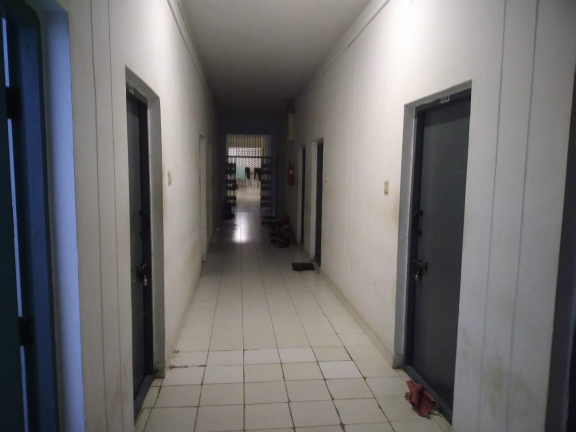
#> input picture monodepth2/assets/indoor_2.jpg, 1152 x 864 px, given as the content of the folder ../assets/imgs, which was not available (shown at 1/2 size)
$ python extract_superpixels.py --data_dir ../assets --output_dir out
#> lines starting #> are read from the running program, lines starting #| are printed output that depends on the picture; pictures that were not available may be replaced by others from this repository, and a replacement may not be noted
import os
import numpy as np
import cv2
from skimage.segmentation import slic, felzenszwalb


from concurrent.futures import ProcessPoolExecutor
import tqdm
from functools import partial


import argparse

parser = argparse.ArgumentParser()

parser.add_argument('--num_workers', type=int,
                    help='number of cpu workers',
                    default=6)
parser.add_argument('--data_dir', type=str,
                    help='path to scannet data',
                    required=True)
parser.add_argument('--output_dir', type=str,
                    help='where to store extracted segment',
                    required=True)
args = parser.parse_args()

output_dir = args.output_dir

if not os.path.exists(output_dir):
    os.makedirs(output_dir)


def image2seg(folder, filename, algo='felzenszwalb'):
    image = cv2.imread(os.path.join(tgt_dir, folder, filename))
    image = cv2.resize(image, (640, 480))

    if algo == 'felzenszwalb':
        segment = felzenszwalb(image, scale=100, sigma=0.5, min_size=50).astype(np.int16)
    elif algo == 'slic':
        segment = slic(image, n_segments=500, sigma=0.5, compactness=1).astype(np.int16)
    else:
        raise NotImplementedError("Segmentation algorithm not implemented.")

    os.makedirs(os.path.join(output_dir, folder), exist_ok=True)

    filename_wo_extn = os.path.splitext(os.path.basename(filename))[0]

    np.savez(os.path.join(output_dir, folder, "seg_{}.npz".format(filename_wo_extn)), segment_0=segment)
    return


executor = ProcessPoolExecutor(max_workers=args.num_workers)
futures = []

tgt_dir = os.path.join(args.data_dir, 'imgs')
all_files = [(folder, filename) for folder in os.listdir(tgt_dir) for filename in
             os.listdir(os.path.join(tgt_dir, folder))]

for folder, filename in all_files:
    task = partial(image2seg, folder, filename)
    futures.append(executor.submit(task))
#> this loop made 1 pass
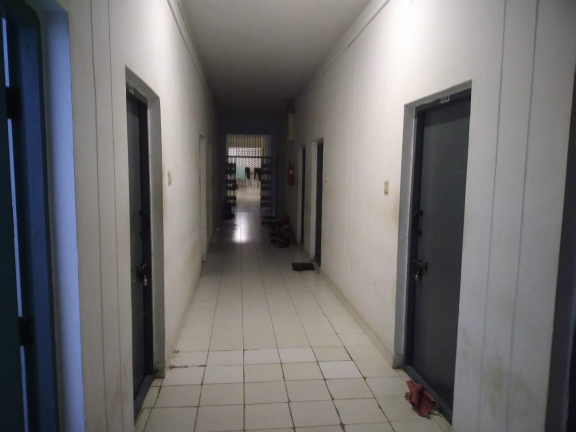
#> input picture monodepth2/assets/indoor_2.jpg, 1152 x 864 px, given as the content of the folder ../assets/imgs, which was not available (shown at 1/2 size)
#> pass 1, in image2seg, `image = cv2.resize(image, (640, 480))`:
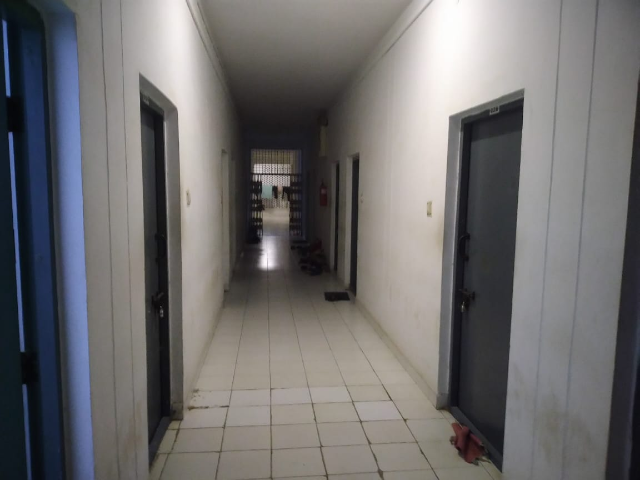
#> image: shape (480, 640, 3); mean B, G, R 110.3, 109.9, 111.6
#> pass 1, in image2seg, `segment = felzenszwalb(image, scale=100, sigma=0.5, min_size=50).astyp..`:
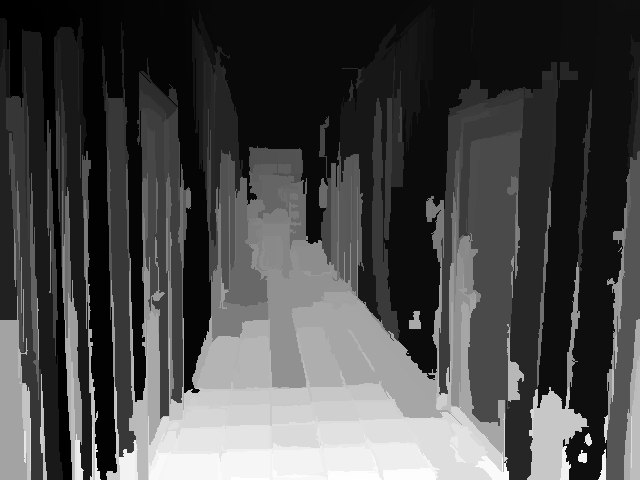
#> segment: shape (480, 640) int16; min 0, max 439, mean 126.7; drawn with min black and max white

results = []
[results.append(future.result()) for future in tqdm.tqdm(futures)]

$ run again, on monodepth2/assets/indoor_3.jpg
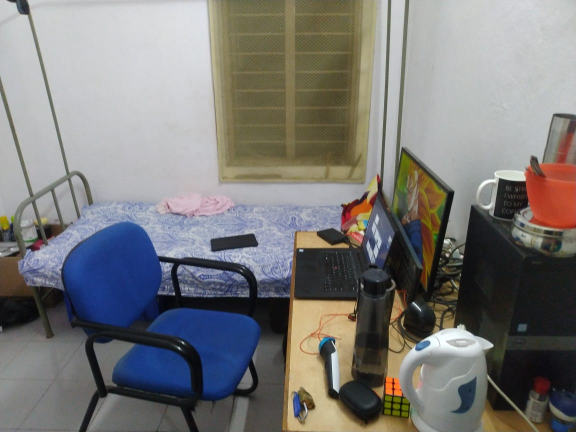
#> input picture monodepth2/assets/indoor_3.jpg, 1152 x 864 px, given as the content of the folder ../assets/imgs, which was not available (shown at 1/2 size)
#> the loop `for folder, filename in all_files:` made 1 pass
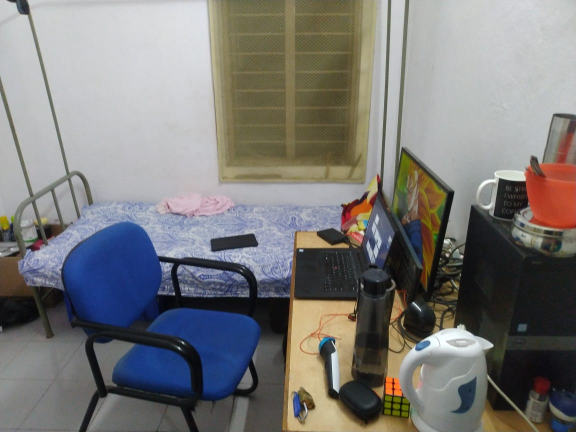
#> input picture monodepth2/assets/indoor_3.jpg, 1152 x 864 px, given as the content of the folder ../assets/imgs, which was not available (shown at 1/2 size)
#> pass 1, in image2seg, `image = cv2.resize(image, (640, 480))`:
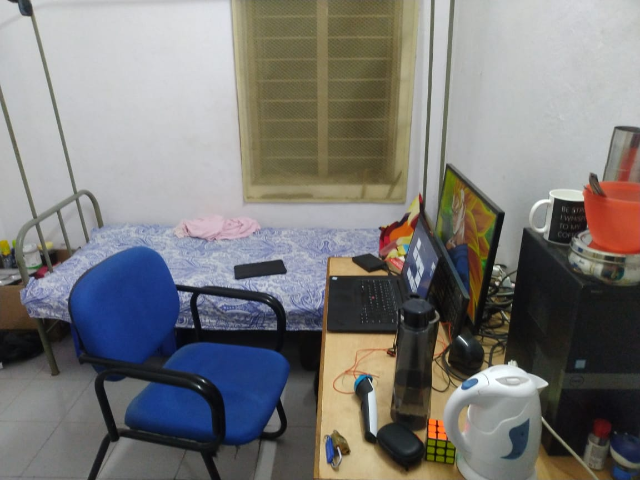
#> image: shape (480, 640, 3); mean B, G, R 119.9, 121.4, 122.6
#> pass 1, in image2seg, `segment = felzenszwalb(image, scale=100, sigma=0.5, min_size=50).astyp..`:
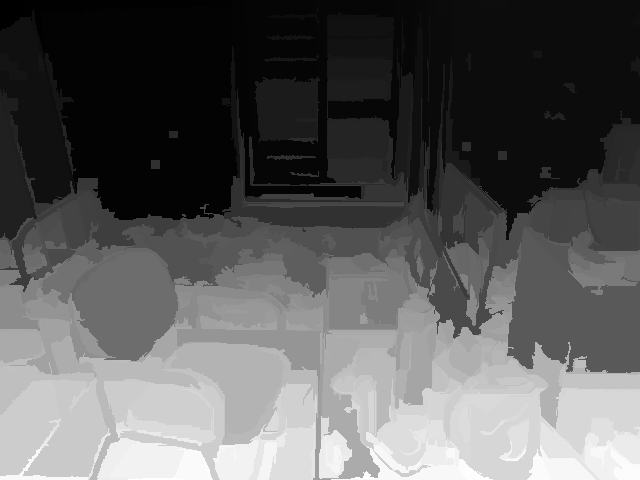
#> segment: shape (480, 640) int16; min 0, max 509, mean 184.8; drawn with min black and max white
